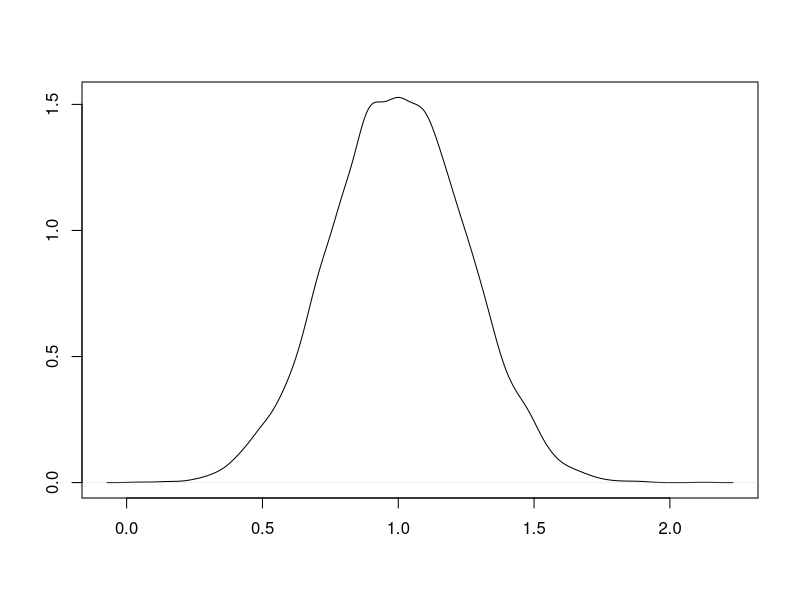
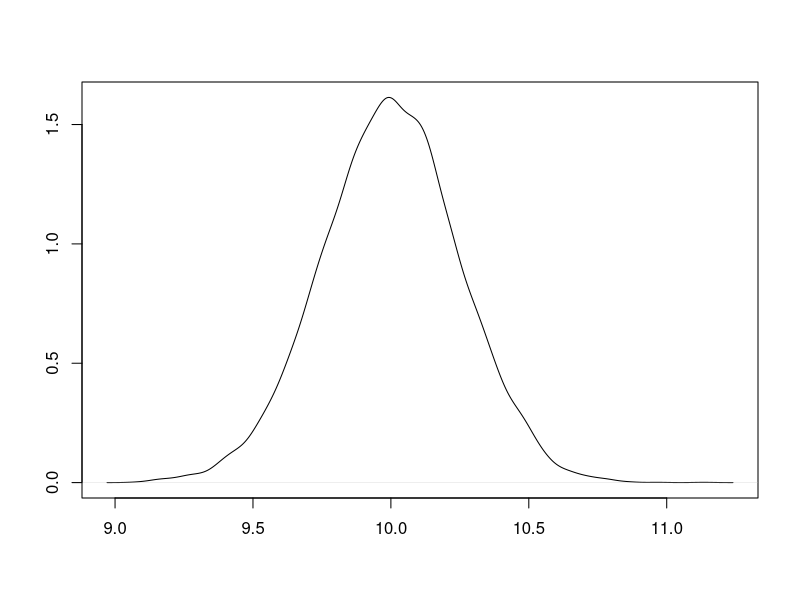
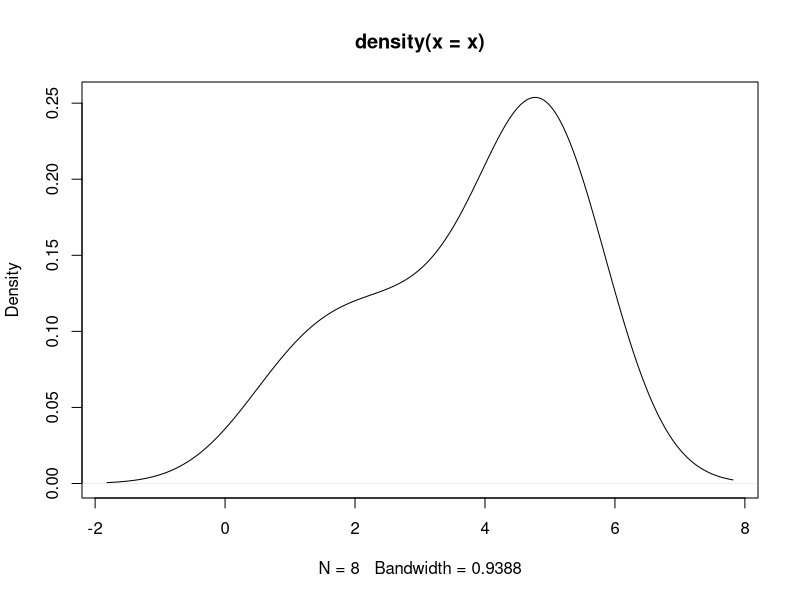

The R source for these figures, in order:
## ---- chunk 1

x<-rnorm(n=10000, mean=1, sd=.25)
plot(density(x), type='l', main='', ylab='', xlab='')
## ---- chunk 2
z<-rnorm(n=10000, mean=10, sd=.25)
plot(density(z), type='l', main='', ylab='', xlab='')
## ---- chunk 3

x <- c(1, 2, 3, 4, 5, 5, 5, 5)
plot(density(x), type = 'l')
## ---- chunk 4
name <- "madeline"
## ---- chunk 5
print("Join the riot")
## ---- chunk 6
print("Print")
## ---- chunk 7
print("Potatos have no bones")
## ---- chunk 8
print("Studies show potatos are made up of 14 mg calcium")

print("For a 213g potato that is 0.000066% percent calcium! Not enough for bones...")
